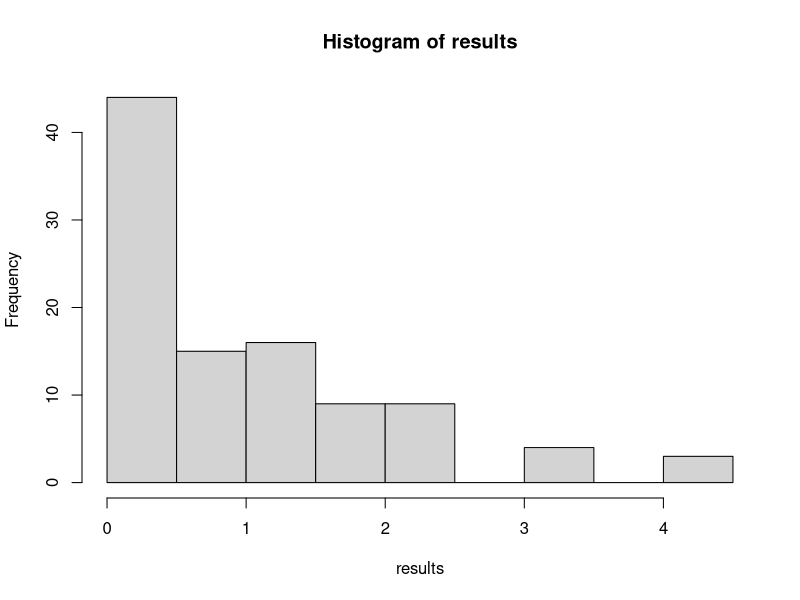
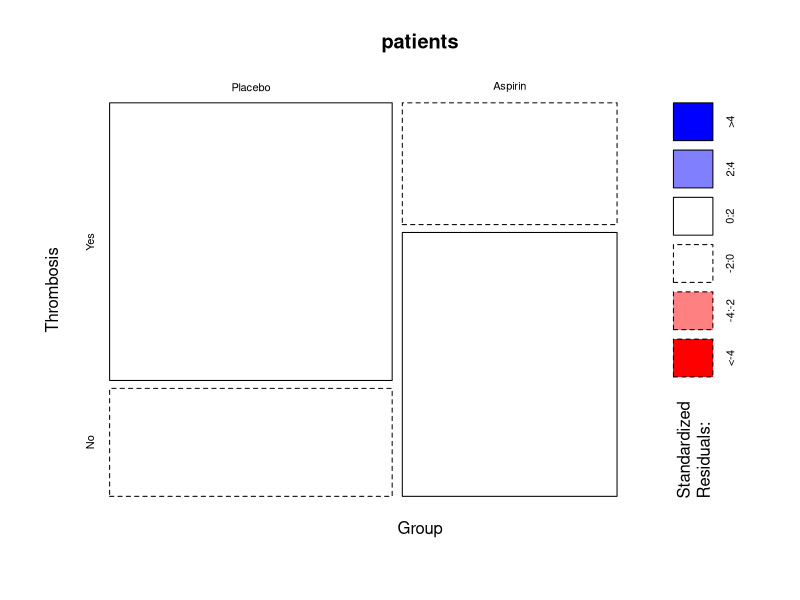
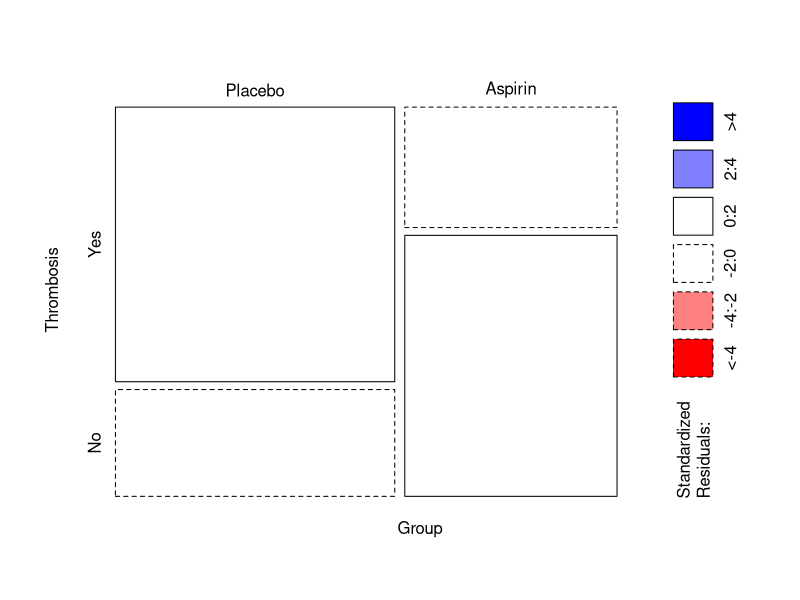
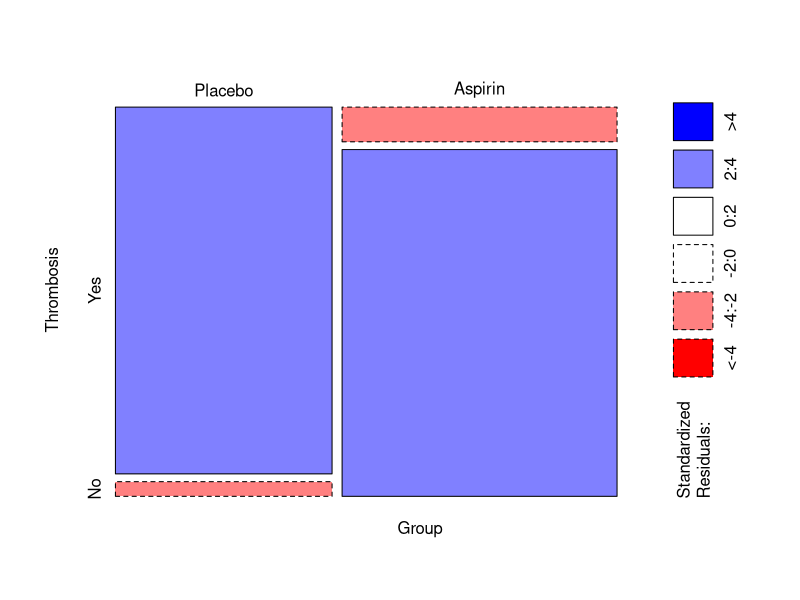
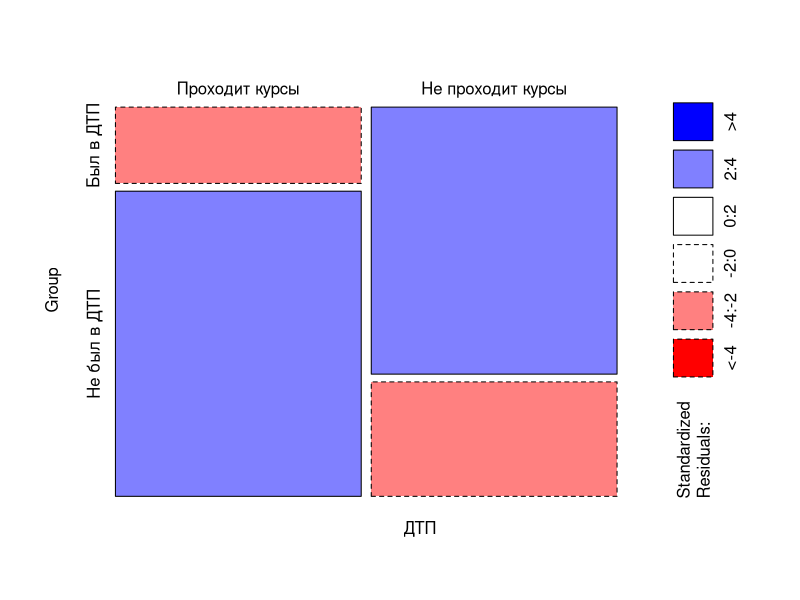

These figures' R source, in order:
## ---- chunk 1
chi_square_distance <- function() {
  e <- c(30, 30)
  sum((table(sample(x = 2, size = 60, replace = TRUE)) - e) ^ 2 / e)
}

results <- replicate(100, chi_square_distance())
hist(results)
## ---- chunk 2
(0.53 * 1500) - 1500

45 * 45 * 2 / 750
## ---- chunk 3
O <- matrix(c(15, 11, 9, 6), ncol = 2)
E <- outer(rowSums(O), colSums(O)) / sum(O)
# выводим результаты
print(addmargins(O))
print(addmargins(E))

# готовое решение
print(chisq.test(O)$expected)

# Задача
O1 <- matrix(c(10, 5, 6, 15), ncol = 2)

chisq.test(O1)$expected
## ---- chunk 4
O <- matrix(c(15, 11, 9, 6), ncol = 2)
E <- outer(rowSums(O), colSums(O)) / sum(O)
test <- sum((O - E)^2 / E)
df <- (ncol(O) - 1) * (nrow(O) - 1)
pval <- pchisq(test, df, lower.tail = FALSE)
# сравним результат
print(list(chisq = test, df = df, p.value = pval))
print(chisq.test(O, correct = FALSE))
## ---- chunk 5
O <- matrix(c(20, 11, 7, 15, 12, 9), ncol = 2)
E <- outer(rowSums(O), colSums(O)) / sum(O)
test <- sum((O - E)^2 / E)

print(chisq.test(O, correct = FALSE))

## ---- chunk 6
#воспроизведём данные
patients <- rbind(c(18, 7), c(6, 13))
#подпишем строки и столбцы
colnames(patients) <- c("Yes", "No")
rownames(patients) <- c("Placebo", "Aspirin")
#вот график, который нам нужен
mosaicplot(patients, color=T, shade=T, ylab="Thrombosis", xlab="Group")
#а вот так можно в точности воспроизвести рисунок, который мы видели
mosaicplot(patients, color=T, shade=T, ylab="Thrombosis", xlab="Group", cex.axis=1, main="")
## ---- chunk 7
#воссоздадим таблицу
patients2 <- rbind(c(25, 1), c(3, 30))
#подпишем строки и столбцы
colnames(patients2) <- c("Yes", "No")
rownames(patients2) <- c("Placebo", "Aspirin")
#вот наш график
mosaicplot(patients2, color=T, shade=T, ylab="Thrombosis", xlab="Group", cex.axis=1, main="")
## ---- chunk 8
#воссоздадим таблицу
dtp <- rbind(c(10, 40), c(35, 15))
#подпишем строки и столбцы
colnames(dtp) <- c("Был в ДТП", "Не был в ДТП")
rownames(dtp) <- c("Проходит курсы", "Не проходит курсы")
#вот наш график
mosaicplot(dtp, color=T, shade=T, xlab="ДТП", ylab="Group", cex.axis=1, main="")

test <- chisq.test(dtp)
test
## ---- chunk 9
choose(4, 3)*choose(4, 1)/choose(8, 4)
## ---- chunk 10
smart_test <-  function(x){
  y <- table(x)
test <- sum(sapply(y >= 5, sum)) == length(sapply(y >= 5, sum))
ifelse(test, 
       return(c(chisq.test(y)$statistic, chisq.test(y)$parameter, chisq.test(y)$p.value)),
       return(fisher.test(y)$p.value))
}
## ---- chunk 11
test_data <- as.data.frame(list(am = c(1, 1, 1, 0, 0, 0, 0, 0, 0, 0, 0, 0, 0, 0, 0, 0, 0, 1, 1, 1, 0, 0, 0, 0, 0, 1, 1, 1, 1, 1, 1, 1), vs = c(0, 0, 1, 1, 0, 1, 0, 1, 1, 1, 1, 0, 0, 0, 0, 0, 0, 1, 1, 1, 1, 0, 0, 0, 0, 1, 0, 1, 0, 0, 0, 1)))

smart_test(test_data)
## ---- chunk 12
smart_test <-  function(x){
  t <- table(x)
  ifelse(any(t < 5),
   return(fisher.test(t)$p.value),
   return(unlist(chisq.test(t)[1:3]))
   )
}
